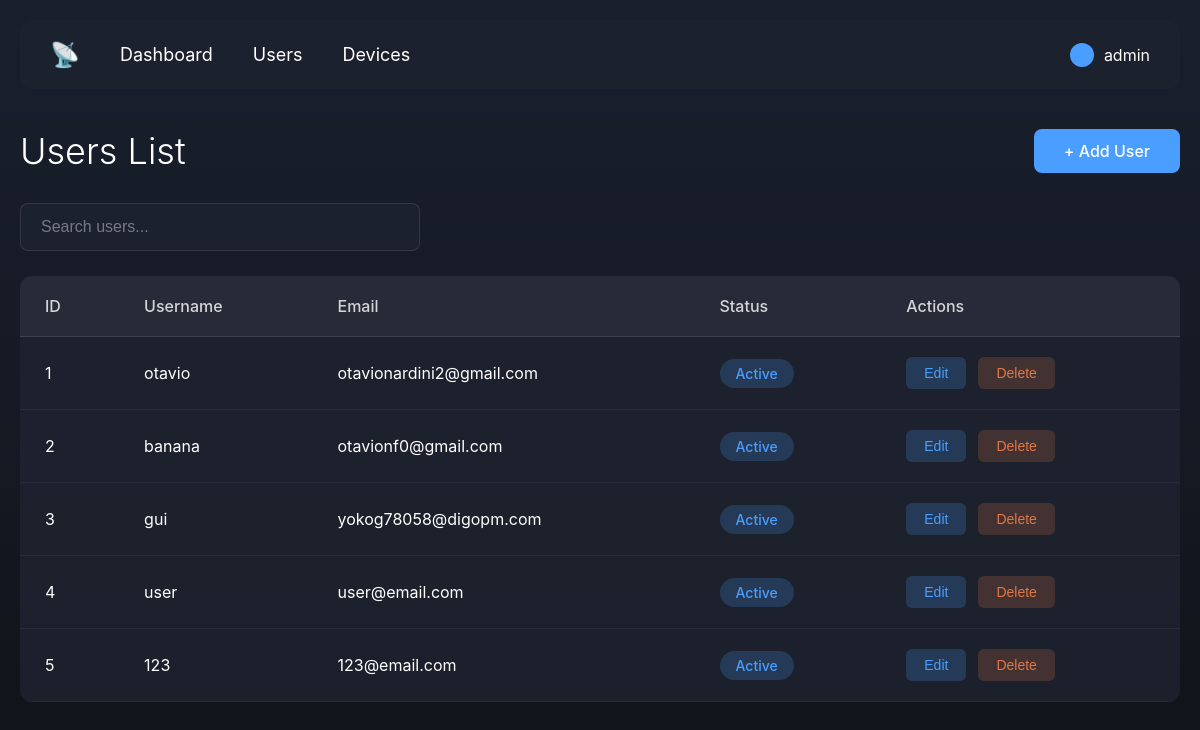
Page /usuarios/ (signed in) on the committed database.
### app_wifi_scanner/models.py (models this page shows, shortened)
class Usuario(models.Model):
    id_usuario = models.AutoField(primary_key=True)
    nome = models.CharField(max_length=100)
    email = models.EmailField(max_length=100, unique=True, default='sem-email@example.com')
    senha = models.CharField(max_length=100)

### app_wifi_scanner/views.py (the view)
# urls.py: path('usuarios/', views.usuarios, name='usuarios'),
def usuarios(request):
    if 'usuario_id' not in request.session:
        return redirect('login')
    usuarios = {'usuarios': Usuario.objects.all()}
    return render(request, 'usuarios/usuarios.html', usuarios)

### app_wifi_scanner/templates/usuarios/usuarios.html (shortened to what this page needs)
<!DOCTYPE html>
<html lang="pt-BR">
<head>
</head>
<body>
    <div class="container">
        <div class="header">
            <div class="nav">
                <div class="logo">📡</div>
                <a href="#" class="nav-item">Dashboard</a>
                <a href="{% url 'usuarios' %}" class="nav-item">Users</a>
                <a href="#" class="nav-item">Devices</a>
            </div>
            <div class="user">
                <div class="user-icon"></div>
                <span>admin</span>
            </div>
        </div>
        <div class="title-section">
            <h1>Users List</h1>
            <a href="{% url 'cadastro' %}" class="add-user-btn">+ Add User</a>
        </div>
        <div class="search-bar">
            <input type="text" class="search-input" id="searchInput" placeholder="Search users..." onkeyup="filterUsers()">
        </div>
        <div class="users-table">
            <table>
                <thead>
                    <tr>
                        <th>ID</th>
                        <th>Username</th>
                        <th>Email</th>
                        <th>Status</th>
                        <th>Actions</th>
                    </tr>
                </thead>
                <tbody id="usersTableBody">
                    {% if usuarios %}
                        {% for usuario in usuarios %}
                        <tr>
                            <td>{{ usuario.id_usuario }}</td>
                            <td>{{ usuario.nome }}</td>
                            <td>{{ usuario.email }}</td>
                            <td><span class="status active">Active</span></td>
                            <td>
                                <div class="actions">
                                    <button class="action-btn edit-btn">Edit</button>
                                    <button class="action-btn delete-btn" onclick="deleteUser({{ usuario.id_usuario }})">Delete</button>
                                </div>
                            </td>
                        </tr>
                        {% endfor %}
                    {% else %}
                        <tr>
                            <td colspan="5" class="no-users">
                                No users registered yet. Click "+ Add User" to register your first user.
                            </td>
                        </tr>
                    {% endif %}
                </tbody>
            </table>
        </div>
    </div>
</body>
</html>

### app_wifi_scanner/templates/usuarios/usuarios.html (style rules this page uses)
* { margin: 0; padding: 0; box-sizing: border-box; }
body { font-family: -apple-system, BlinkMacSystemFont, 'Segoe UI', Arial, sans-serif; background: linear-gradient(180deg, #1a1f2e 0%, #0f1419 100%); color: #ffffff; min-height: 100vh; padding: 20px; }
.container { max-width: 1400px; margin: 0 auto; }
.header { display: flex; justify-content: space-between; align-items: center; padding: 20px 30px; background: rgba(30, 35, 48, 0.6); border-radius: 12px; margin-bottom: 40px; }
.nav { display: flex; align-items: center; gap: 40px; }
.logo { font-size: 24px; }
.nav-item { color: #ffffff; text-decoration: none; font-size: 18px; transition: opacity 0.3s; }
.user { display: flex; align-items: center; gap: 10px; font-size: 16px; }
.user-icon { width: 24px; height: 24px; background: #4a9eff; border-radius: 50%; }
.title-section { display: flex; justify-content: space-between; align-items: center; margin-bottom: 30px; }
h1 { font-size: 36px; font-weight: 300; }
.add-user-btn { padding: 12px 30px; font-size: 16px; background: #4a9eff; border: none; border-radius: 8px; color: #ffffff; cursor: pointer; transition: all 0.3s; font-weight: 500; text-decoration: none; display: inline-block; }
.search-bar { margin-bottom: 25px; }
.search-input { width: 100%; max-width: 400px; padding: 14px 20px; font-size: 16px; background: rgba(30, 35, 48, 0.8); border: 1px solid rgba(255, 255, 255, 0.1); border-radius: 8px; color: #ffffff; outline: none; transition: all 0.3s; }
.search-input::placeholder { color: rgba(255, 255, 255, 0.4); }
.users-table { background: rgba(30, 35, 48, 0.8); border-radius: 12px; overflow: hidden; }
table { width: 100%; border-collapse: collapse; }
thead { background: rgba(40, 45, 58, 0.8); }
th { padding: 20px 25px; text-align: left; font-size: 16px; font-weight: 500; color: rgba(255, 255, 255, 0.8); border-bottom: 1px solid rgba(255, 255, 255, 0.1); }
td { padding: 20px 25px; font-size: 16px; border-bottom: 1px solid rgba(255, 255, 255, 0.05); }
.status { display: inline-block; padding: 6px 16px; border-radius: 20px; font-size: 14px; font-weight: 500; }
.status.active { background: rgba(74, 158, 255, 0.2); color: #4a9eff; }
.actions { display: flex; gap: 12px; }
.action-btn { padding: 8px 18px; font-size: 14px; border: none; border-radius: 6px; cursor: pointer; transition: all 0.3s; font-weight: 500; }
.edit-btn { background: rgba(74, 158, 255, 0.2); color: #4a9eff; }
.delete-btn { background: rgba(224, 120, 70, 0.2); color: #e07846; }

### rows in the picture
Usuario: id_usuario "1", nome "otavio", email "otavionardini2@gmail.com"
Usuario: id_usuario "2", nome "banana", email "otavionf0@gmail.com"
Usuario: id_usuario "3", nome "gui", email "yokog78058@digopm.com"
Usuario: id_usuario "4", nome "user", email "user@email.com"
Usuario: id_usuario "5", nome "123", email "123@email.com"
